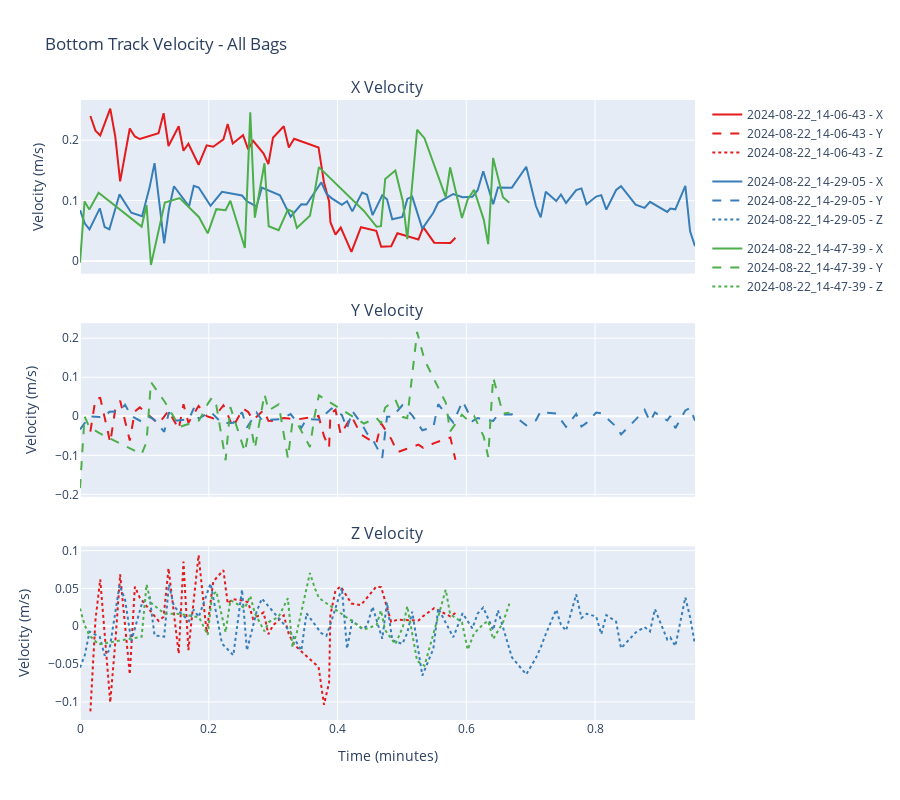

The cell this chart's notebook holds for it:
### Code cell
# 🚀 BOTTOM TRACK VELOCITY VISUALIZATION
# ======================================

print("🚀 Creating bottom track velocity visualizations...")

# Plot bottom track velocity for selected bag(s)
if 'bottomtrack' in analyzer.available_sensors:
    
    if BAG_SELECTION:
        print(f"📊 Plotting bottom track velocity for bag: {BAG_SELECTION}")
        analyzer.plot_bottomtrack_velocity(BAG_SELECTION, interactive=(PLOT_STYLE == "interactive"))
    else:
        print(f"📊 Plotting bottom track velocity for all bags")
        analyzer.plot_bottomtrack_velocity(None, interactive=(PLOT_STYLE == "interactive"))
    
    print("✅ Bottom track velocity plots complete!")
    
else:
    print("⚠️  No bottom track data available")
